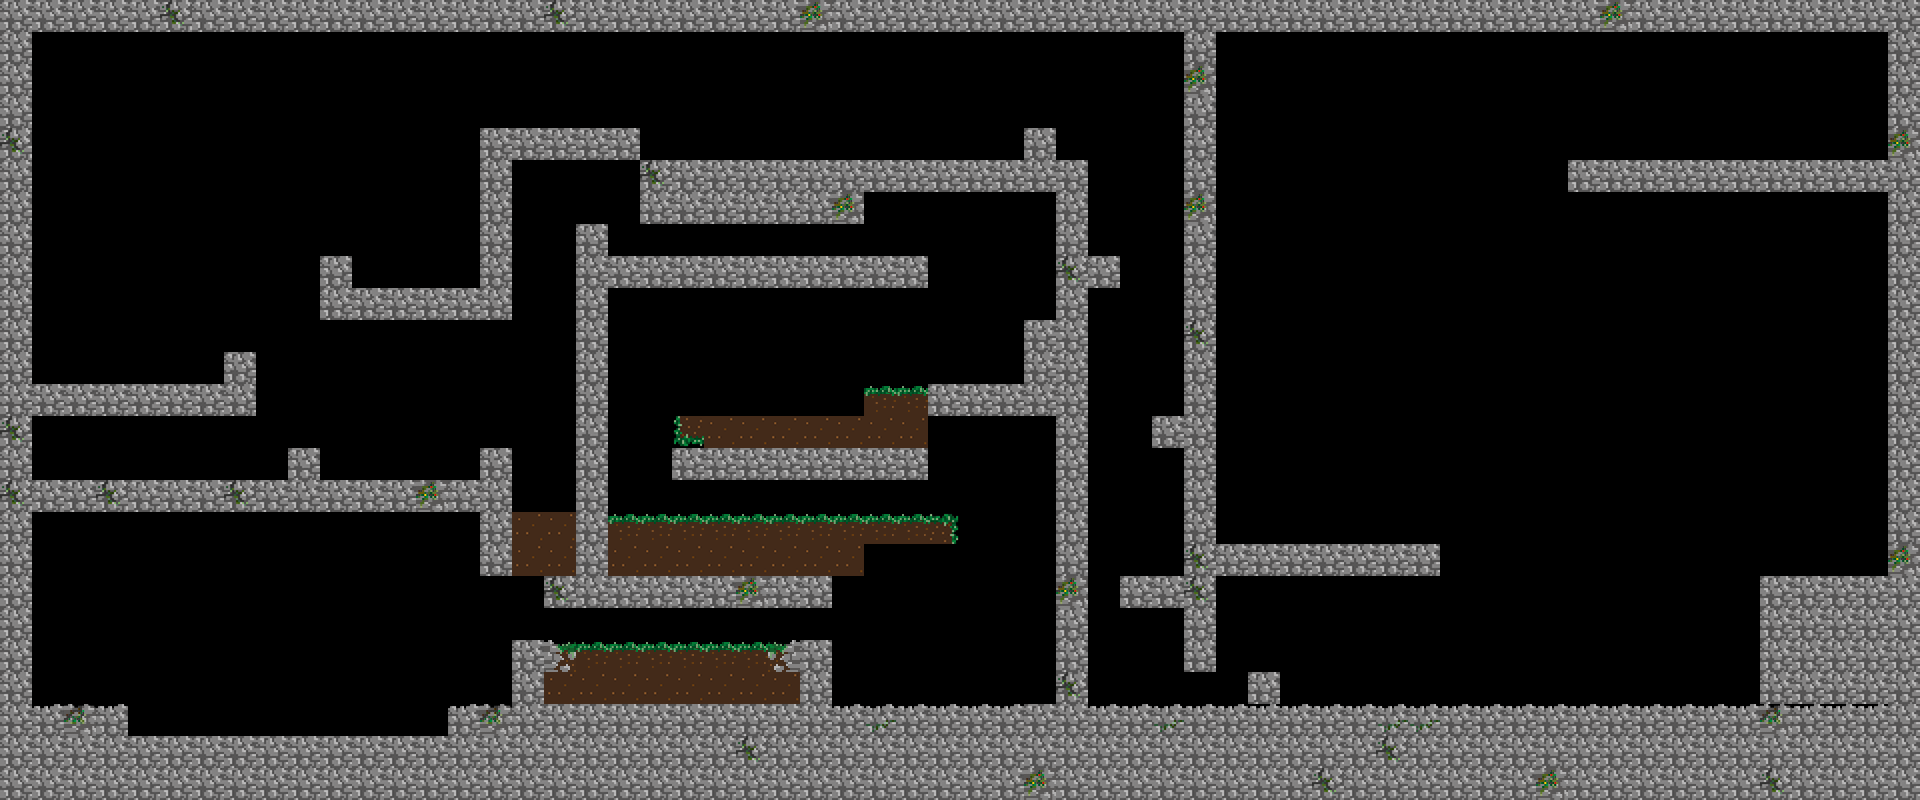

The image is a tile-based game level rendered from a .tmx file. Its description and source (layers, tilesets, objects; grid data summarised) follow:
An orthogonal 60x25 tile map with 32x32 px tiles, 2 tile layers (Tile Layer 1, Tile Layer 2), 8 tilesets and 48 objects.

<map version="1.0" orientation="orthogonal" renderorder="right-down" width="60" height="25" tilewidth="32" tileheight="32" nextobjectid="120">
 <tileset firstgid="1" name="Spitze" tilewidth="32" tileheight="32">
  <image source="../assets/tiles/Spitze.png" width="32" height="32" />
 </tileset>
 <tileset firstgid="2" name="spueli1" tilewidth="32" tileheight="32">
  <image source="../assets/sprites/spueli1.png" width="96" height="32" />
 </tileset>
 <tileset firstgid="5" name="toilet" tilewidth="32" tileheight="32">
  <image source="../assets/tiles/toilet.png" width="32" height="32" />
 </tileset>
 <tileset firstgid="6" name="koerper" tilewidth="32" tileheight="32">
  <image source="../assets/sprites/koerper.png" width="32" height="32" />
 </tileset>
 <tileset firstgid="7" name="LevelSprites" tilewidth="32" tileheight="32">
  <image source="../assets/tiles/LevelSprites.png" width="160" height="160" />
 </tileset>
 <tileset firstgid="32" name="gegnerK" tilewidth="32" tileheight="32">
  <image source="../assets/sprites/gegnerK.png" width="32" height="32" />
  <tile id="0">
   <properties>
    <property name="type" value="kroete" />
   </properties>
  </tile>
 </tileset>
 <tileset firstgid="33" name="gegnerR" tilewidth="32" tileheight="32">
  <image source="../assets/sprites/gegnerR.png" width="32" height="32" />
  <tile id="0">
   <properties>
    <property name="type" value="ratte" />
   </properties>
  </tile>
 </tileset>
 <tileset firstgid="34" name="saege" tilewidth="32" tileheight="32">
  <image source="../assets/sprites/saege.png" width="224" height="32" />
  <tile id="0">
   <properties>
    <property name="collide" value="true" />
    <property name="immovable" value="true" />
   </properties>
  </tile>
 </tileset>
 <layer name="Tile Layer 1" width="60" height="25">
  <data>[1500 cells, 508 non-empty, 12 distinct tile ids]</data>
 </layer>
 <layer name="Tile Layer 2" width="60" height="25">
  <data>[1500 cells, 0 non-empty, 0 distinct tile ids]</data>
 </layer>
 <objectgroup name="Object Layer 1">
  <object id="60" gid="1" x="767.982" y="416" width="32" height="32" />
  <object id="61" gid="1" x="703.982" y="416" width="32" height="32" />
  <object id="64" gid="1" x="735.982" y="416" width="32" height="32" />
  <object id="65" gid="1" x="671.982" y="416" width="32" height="32" />
  <object id="105" gid="1" x="799.981" y="416" width="32" height="32" />
  <object id="106" gid="1" x="831.981" y="416" width="32" height="32" />
  <object id="114" gid="1" x="1152" y="416" width="32" height="32" />
  <object id="115" gid="1" x="1088" y="256" width="32" height="32" />
  <object id="116" gid="1" x="1120" y="576" width="32" height="32" />
 </objectgroup>
 <objectgroup name="Object Layer 2">
  <object id="45" gid="3" x="192" y="736" width="32" height="32" />
  <object id="46" gid="3" x="160" y="736" width="32" height="32" />
  <object id="79" gid="3" x="320" y="736" width="32" height="32" />
  <object id="80" gid="3" x="352" y="736" width="32" height="32" />
  <object id="81" gid="3" x="384" y="736" width="32" height="32" />
  <object id="82" gid="3" x="416" y="736" width="32" height="32" />
  <object id="83" gid="3" x="288" y="736" width="32" height="32" />
  <object id="84" gid="3" x="256" y="736" width="32" height="32" />
  <object id="85" gid="3" x="224" y="736" width="32" height="32" />
  <object id="86" gid="3" x="127.999" y="736" width="32" height="32" />
  <object id="110" gid="3" x="512.029" y="512.002" width="32" height="32" />
  <object id="111" gid="3" x="543.954" y="511.925" width="32" height="32" />
 </objectgroup>
 <objectgroup name="Gegner">
  <object id="76" gid="33" x="837.73" y="669.105" width="32" height="32">
   <properties>
    <property name="type" value="ratte" />
   </properties>
  </object>
  <object id="107" gid="33" x="49.2" y="342.816" width="32" height="32">
   <properties>
    <property name="type" value="kroete" />
   </properties>
  </object>
  <object id="108" gid="33" x="326.051" y="451.579" width="32" height="32">
   <properties>
    <property name="type" value="kroete" />
   </properties>
  </object>
  <object id="109" gid="33" x="309.365" y="214.3" width="32" height="32">
   <properties>
    <property name="type" value="kroete" />
   </properties>
  </object>
  <object id="112" gid="33" x="847.571" y="114.932" width="32" height="32">
   <properties>
    <property name="type" value="kroete" />
   </properties>
  </object>
  <object id="113" gid="33" x="653.773" y="117.892" width="32" height="32">
   <properties>
    <property name="type" value="kroete" />
   </properties>
  </object>
  <object id="117" gid="33" x="1287.97" y="665.533" width="32" height="32">
   <properties>
    <property name="type" value="kroete" />
   </properties>
  </object>
  <object id="118" gid="33" x="1594.59" y="676.055" width="32" height="32">
   <properties>
    <property name="type" value="kroete" />
   </properties>
  </object>
  <object id="119" gid="33" x="1453.3" y="656.515" width="32" height="32">
   <properties>
    <property name="type" value="kroete" />
   </properties>
  </object>
 </objectgroup>
 <objectgroup name="Ende">
  <object id="28" gid="5" x="1791.78" y="161.343" width="32" height="32">
   <properties>
    <property name="type" value="toilet" />
   </properties>
  </object>
 </objectgroup>
 <objectgroup name="Spieler">
  <object id="29" gid="6" x="63.7453" y="610.912" width="32" height="32">
   <properties>
    <property name="type" value="player" />
   </properties>
  </object>
 </objectgroup>
 <objectgroup name="Object Layer 3">
  <object id="87" gid="34" x="545.33" y="611.667" width="32" height="32" />
  <object id="88" gid="34" x="643.199" y="612.136" width="32" height="32" />
  <object id="89" gid="34" x="610.576" y="612.136" width="32" height="32" />
  <object id="90" gid="34" x="578.657" y="611.901" width="32" height="32" />
  <object id="91" gid="34" x="770.171" y="612.371" width="32" height="32" />
  <object id="92" gid="34" x="736.844" y="612.371" width="32" height="32" />
  <object id="93" gid="34" x="705.863" y="611.432" width="32" height="32" />
  <object id="94" gid="34" x="674.883" y="611.667" width="32" height="32" />
  <object id="95" gid="34" x="1042.4" y="673.842" width="32" height="32" />
  <object id="96" gid="34" x="1043.07" y="706.836" width="32" height="32" />
  <object id="97" gid="34" x="869.025" y="483.603" width="32" height="32" />
  <object id="98" gid="34" x="708.56" y="483.603" width="32" height="32" />
  <object id="99" gid="34" x="739.23" y="482.714" width="32" height="32" />
  <object id="100" gid="34" x="769.901" y="483.603" width="32" height="32" />
  <object id="101" gid="34" x="801.905" y="483.603" width="32" height="32" />
  <object id="102" gid="34" x="837.91" y="483.603" width="32" height="32" />
 </objectgroup>
</map>
